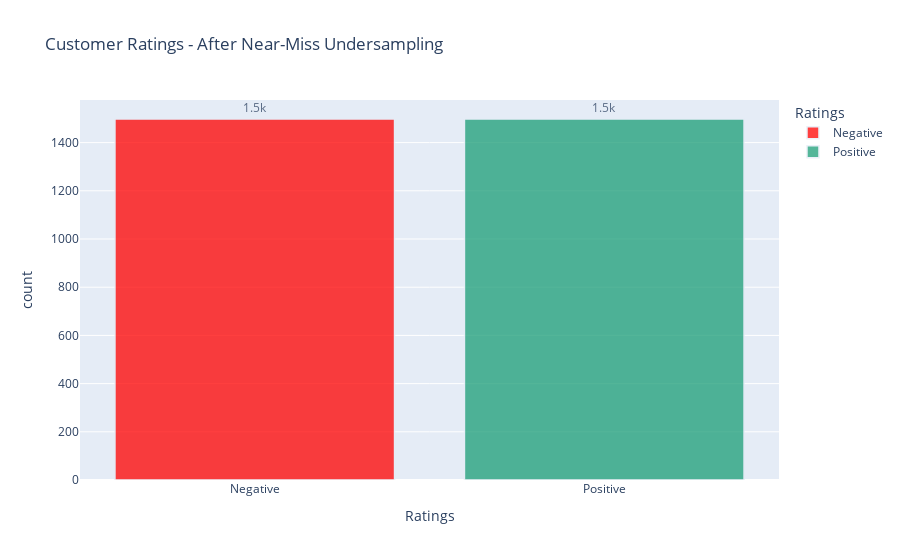

Write notebook code for a chart like this one.
### Markdown cell above
## Checking for Class Imbalance after Near-miss Undersampling

### Code cell
# create a data frame to count the number of customer reviews by products and also rename a column as count
rating_counts = pd.DataFrame(pd.DataFrame(Y_train_near).rename(columns = {0:'review_star'}).value_counts()).reset_index().rename( \
    columns={'review_star': 'Ratings', 0:'count'})

# add a sort index
rating_counts['Ratings_for_sorting'] = rating_counts['Ratings']

# convert ratings to str type for visualization
rating_counts['Ratings'] = rating_counts['Ratings'].astype(str)

# Sort order by custom column and display 
rating_counts.sort_values(by=['Ratings_for_sorting'], inplace = True)

# use plotly to create a bar graph of number of reviews by brand and using customized color coding 
fig = px.bar(rating_counts, x="Ratings", y="count", color="Ratings", 
             title= "Customer Ratings - After Near-Miss Undersampling", text_auto = '.2s', 
             color_discrete_map={'Negative':'red',  'Positive':'rgb(27,158,119)'})

# figure customization
fig.update_traces(textfont_size=12, textangle=0, textposition="outside", cliponaxis=False,
 marker_line_width=1.5, opacity = 0.75)

### Figure 1 — Plotly figure (JSON) as saved in the notebook; plotly's stock layout.template omitted (floating-point values rounded to 4 significant figures)
{"data": [{"alignmentgroup": "True", "cliponaxis": false, "hovertemplate": "Ratings=%{x}<br>count=%{y}<extra></extra>", "legendgroup": "Negative", "marker": {"color": "red", "line": {"width": 1.5}, "pattern": {"shape": ""}}, "name": "Negative", "offsetgroup": "Negative", "opacity": 0.75, "orientation": "v", "showlegend": true, "textangle": 0, "textfont": {"size": 12}, "textposition": "outside", "texttemplate": "%{y:.2s}", "type": "bar", "x": ["Negative"], "xaxis": "x", "y": [1498], "yaxis": "y"}, {"alignmentgroup": "True", "cliponaxis": false, "hovertemplate": "Ratings=%{x}<br>count=%{y}<extra></extra>", "legendgroup": "Positive", "marker": {"color": "rgb(27,158,119)", "line": {"width": 1.5}, "pattern": {"shape": ""}}, "name": "Positive", "offsetgroup": "Positive", "opacity": 0.75, "orientation": "v", "showlegend": true, "textangle": 0, "textfont": {"size": 12}, "textposition": "outside", "texttemplate": "%{y:.2s}", "type": "bar", "x": ["Positive"], "xaxis": "x", "y": [1498], "yaxis": "y"}], "layout": {"barmode": "relative", "legend": {"title": {"text": "Ratings"}, "tracegroupgap": 0}, "title": {"text": "Customer Ratings - After Near-Miss Undersampling"}, "xaxis": {"anchor": "y", "categoryarray": ["Negative", "Positive"], "categoryorder": "array", "domain": [0, 1], "title": {"text": "Ratings"}}, "yaxis": {"anchor": "x", "domain": [0, 1], "title": {"text": "count"}}}}
